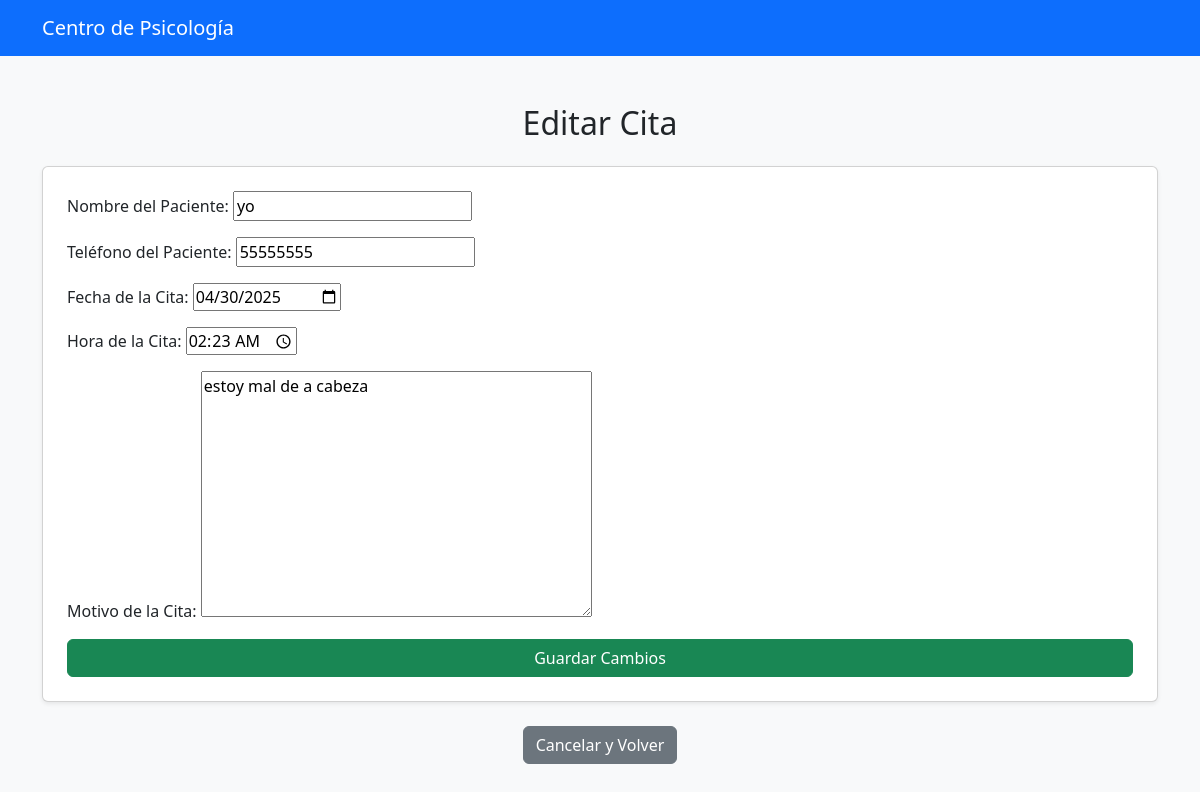
/citas/editar/6/ (signed in), run on the app's committed database.
### Citas/models.py (models this page shows, shortened)
class Cita(models.Model):
    nombre_paciente = models.CharField(max_length=100)
    telefono_paciente = models.CharField(max_length=20)
    fecha = models.DateField()
    hora = models.TimeField()
    motivo = models.TextField(blank = True, null = True)
    recepcionista = models.ForeignKey(Recepcionista, on_delete=models.CASCADE)

### Citas/views.py (the view)
# urls.py: path('editar/<int:cita_id>/', views.editar_cita, name='editar_cita'),
@login_required
def editar_cita(request, cita_id):
    cita = get_object_or_404(Cita, id=cita_id, recepcionista=request.user)  # Asegurarse de que el recepcionista es el dueño de la cita
    if request.method == 'POST':
        form = CitaForm(request.POST, instance=cita)
        if form.is_valid():
            form.save()
            return redirect('lista_citas')
    else:
        form = CitaForm(instance=cita)
    return render(request, 'editar_cita.html', {'form': form, 'cita': cita})

### Citas/forms.py
class CitaForm(forms.ModelForm):
    class Meta:
        model = Cita
        fields = ['nombre_paciente', 'telefono_paciente', 'fecha', 'hora', 'motivo']
        widgets = {
            'fecha': forms.DateInput(attrs={'type': 'date'}),
            'hora': forms.TimeInput(attrs={'type': 'time'}),
        }
        labels = {
            'nombre_paciente': 'Nombre del Paciente',
            'telefono_paciente': 'Teléfono del Paciente',
            'fecha': 'Fecha de la Cita',
            'hora': 'Hora de la Cita',
            'motivo': 'Motivo de la Cita',
        }

### Citas/Templates/editar_cita.html (shortened to what this page needs)
{% load static %}
<!DOCTYPE html>
<html lang="es">
<head>
    <link rel="stylesheet" href="https://cdn.jsdelivr.net/npm/bootstrap@5.3.0/dist/css/bootstrap.min.css">
</head>
<body class="bg-light">
    <nav class="navbar navbar-expand-lg navbar-dark bg-primary">
        <div class="container">
            <a class="navbar-brand" href="{% url 'home' %}">Centro de Psicología</a>
        </div>
    </nav>
<div class="container py-5">
    <h2 class="text-center mb-4">Editar Cita</h2>
    <form method="POST" class="card p-4 shadow-sm">
        {{ form.as_p }}
        <div class="d-grid">
            <button type="submit" class="btn btn-success">Guardar Cambios</button>
        </div>
    </form>
    <div class="text-center mt-4">
        <a href="{% url 'lista_citas' %}" class="btn btn-secondary">Cancelar y Volver</a>
    </div>
</div>
</body>
</html>

### data on the page
Cita: nombre_paciente "yo", telefono_paciente "55555555", fecha "04/30/2025", hora "02:23:00", motivo "estoy mal de a cabeza"
